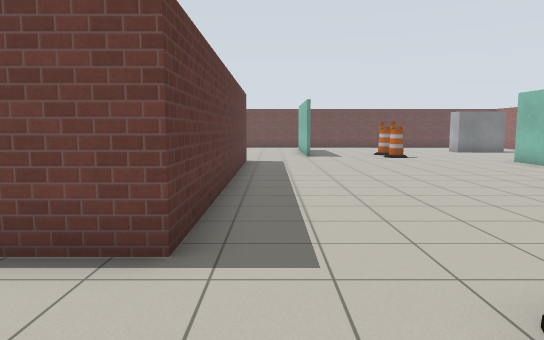
[1] (above)

17 first-person views from a walk through a world built for the Gazebo simulator. The camera is 1.2 m above the floor, tilts 6° down and sees 70° across. The floor is counted in squares, 1 m on a side. Each view is taken from the middle of a square. On the plan, view 1 faces up. The plan holds only what a view shows up to about 15 squares ahead; the rest is blank. Gazebo's built-in surfaces are drawn with simple patterns.

[2]
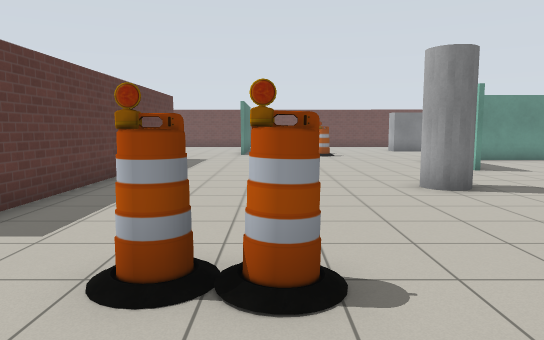

[3]
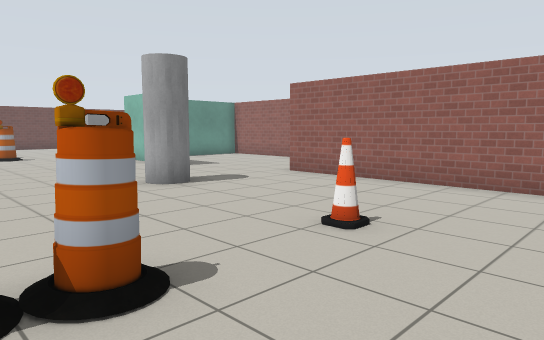

[4]
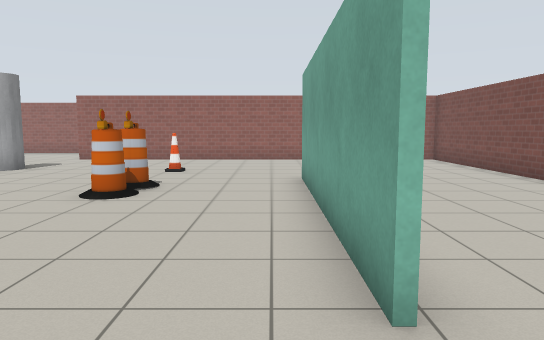

[5]
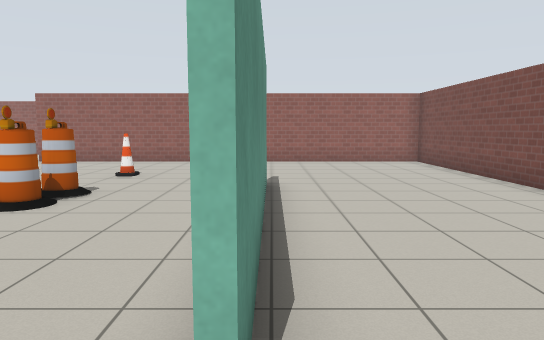

[6]
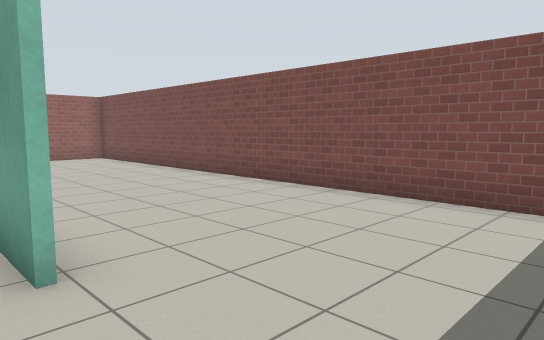

[7]
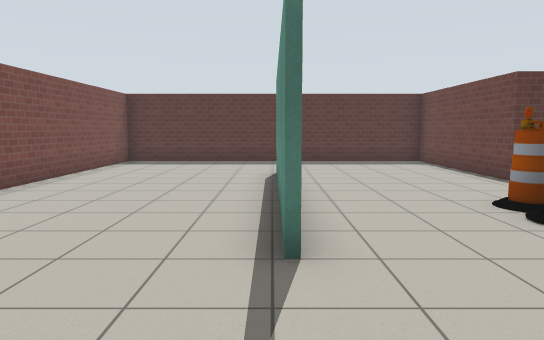

[8]
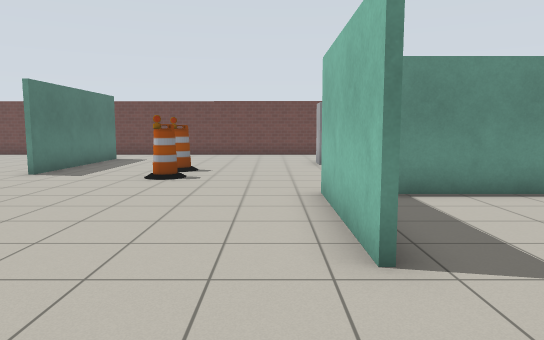

[9]
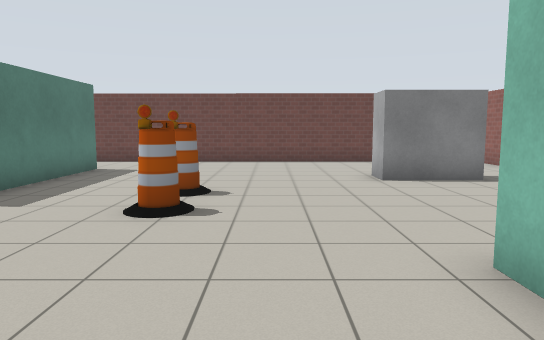

[10]
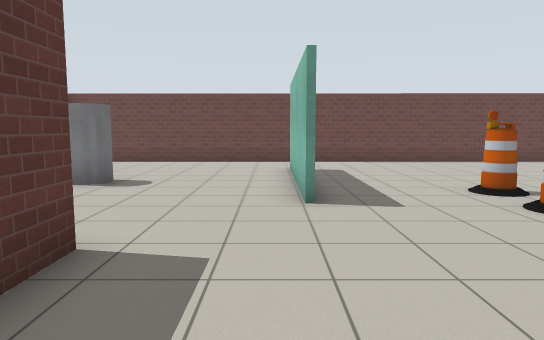

[11]
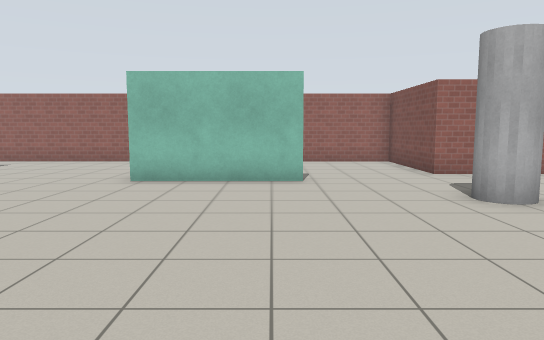

[12]
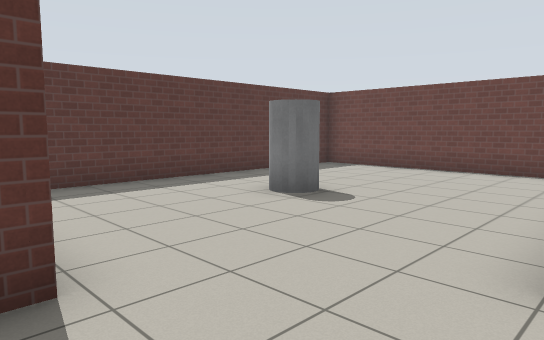

[13]
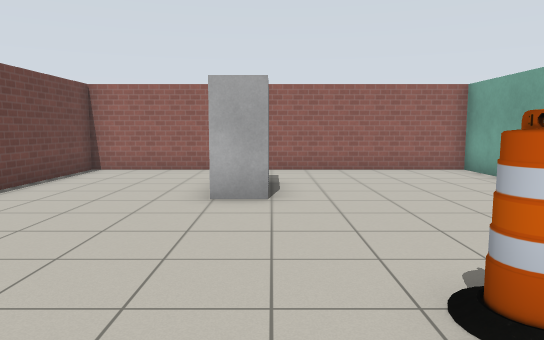

[14]
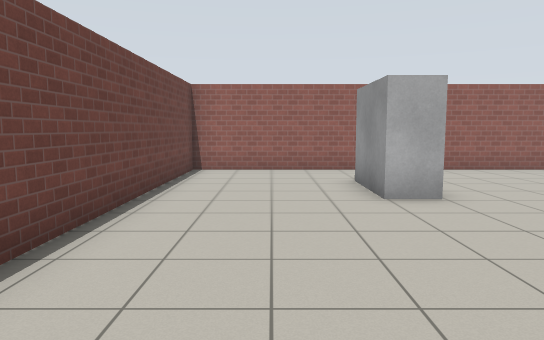

[15]
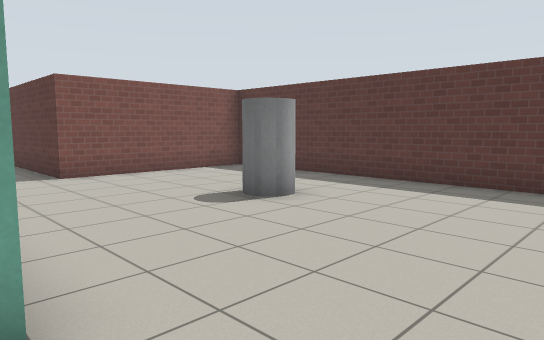

[16]
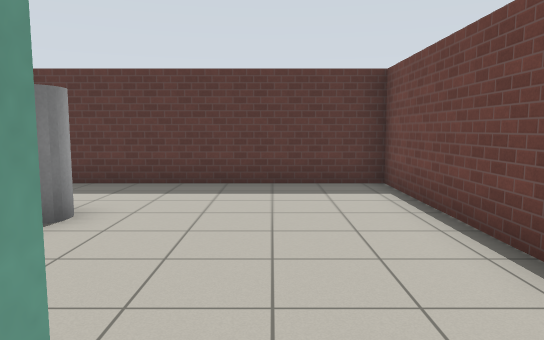

[17]
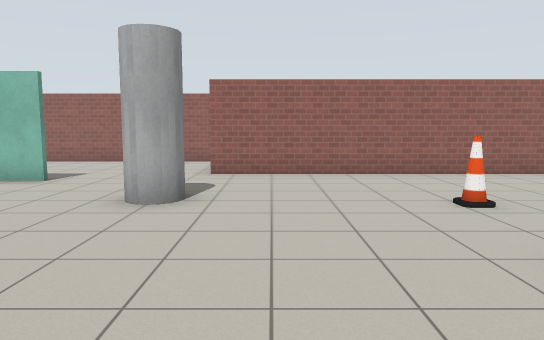

### Floor plan
Points are (right, up) in squares from view 1. A wall is a line through its corners. A room is listed if a view was taken in it or the views show most of it. See-through windows are left out.
Room 1 (views 1, 2, 3, 4, 5, 6, 7, 8, 9, 10, 11, 12, 13, 14, 15, 16, 17)
walls: (8.9, 10.2) (8.9, 14.4); (11.2, 14.3) (14.5, 14.3) (14.5, 25.4) (1.6, 25.5); (-1, 14.8) (-1, 3.6) (-6.6, 3.6) (-6.6, -7.4) (10.4, -7.4) (10.4, 6.6) (14.5, 6.6) (14.5, 13.5); (1.6, 17.1) (1.6, 18.6); (4.6, -1.9) (-2.8, -1.9); (13.5, 14.1) (10.2, 14.1); (-2.8, -1.7) (4.6, -1.7); (1.7, 22.7) (1.7, 17.1)
ways out: opening at (0.3, 17) to room 2; opening at (2, 24) to room 2
objects: barrel (2, 2); barrel (3, 2); barrel (5, 17); barrel (5, 18); cone (6, 2); grey cylinder (6, 7) to (7, 7); grey box (10, 20) to (12, 21)
Room 2 (no view inside)
walls: (1.6, 18.6) (1.6, 22.7); (1.6, 25.5) (-6.6, 25.5) (-6.6, 14.8) (-1, 14.8)
ways out: opening at (0.3, 17) to room 1; opening at (2, 24) to room 1
objects: grey cylinder (-3, 20)

Where each view was taken, in squares from view 1:
view 1: 0 up, 0 right, facing up
view 2: 1 down, 3 right, facing up
view 3: 1 down, 2 right, facing up-right
view 4: 1 down, 5 left, facing right
view 5: 2 down, 4 left, facing right
view 6: 1 down, 6 left, facing down-right
view 7: 2 down, 8 right, facing left
view 8: 7 up, 8 right, facing up
view 9: 11 up, 7 right, facing up
view 10: 11 up, 1 right, facing up
view 11: 11 up, 0 right, facing right
view 12: 14 up, 2 right, facing up-left
view 13: 20 up, 3 right, facing right
view 14: 23 up, 3 right, facing right
view 15: 25 up, 2 right, facing down-left
view 16: 23 up, 2 right, facing left
view 17: 5 up, 0 right, facing right
